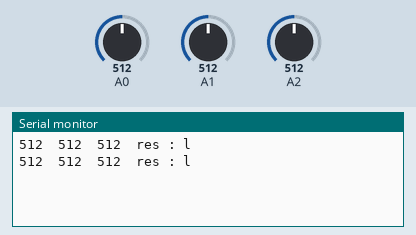
Simulated run of this sketch. Board: Arduino Uno, built with avr-gcc and run on an emulated ATmega328P. Shown: the last lines printed to the serial monitor. Inputs (shaded band) come from the test bench; at power-on: A0 = 512, A2 = 512, A1 = 512.

Above: at 2.1 s.
2.2 s: A0 set to 526
At 3.7 s:
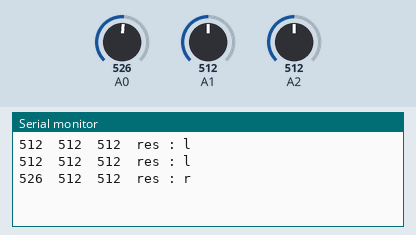
5.4 s: A2 set to 591
At 7.0 s:
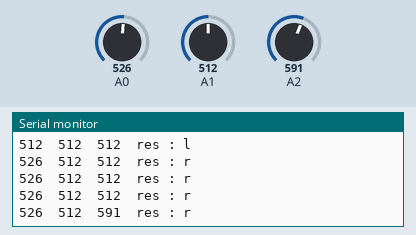
7.2 s: A2 set to 615
At 8.5 s:
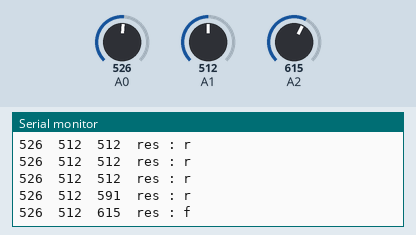

Measured:
- the behaviour switches between 512 and 513 on A0 (found by bisection; images 0 and 1)
- the behaviour switches between 600 and 601 on A2 (found by bisection; images 2 and 3)
- after the input at 2.2 s, the serial monitor: prints a new line after 0.41 s (image 1)
- after the input at 5.4 s, the serial monitor: prints a new line after 1.1 s (image 2)
- after the input at 7.2 s, the serial monitor: prints a new line after 0.63 s (image 3)

The sketch:

MyoTest.ino
```cpp
#include <SoftwareSerial.h>

SoftwareSerial BT(11, 10); //Tx, Rx

 void setup() {

  pinMode(A0, INPUT);
  pinMode(A1, INPUT);
  pinMode(A2, INPUT);

  Serial.begin(9600);
  BT.begin(9600);
}

char front = 'k';
char rear = 's';

void loop() {

  int a0, a1, a2, diff;

  a0 = analogRead(A0);
  a1 = analogRead(A1);
  a2 = analogRead(A2);

  Serial.print(a0);
  Serial.print("\t");
  Serial.print(a1);
  Serial.print("\t");
  Serial.print(a2);
  Serial.print("\t");
  Serial.print("res : ");

  diff = a0 - a1;
  diff = abs(diff);

   char f = front;

    if(a2 > 600) {
        if(f == 'k') {
          front = 'f';
          Serial.println(front);
        } else if(f == 'f'){
          front = 'k';
          Serial.println(front);
        }

    BT.println(front);
        delay(1500);
    } else if(a0 < 200 && a1 < 200) {
       rear = 's';
      Serial.println(rear);
    } else {
      if(a0 > a1) {
        rear = 'r';
        Serial.println(rear);
      } else {
        rear = 'l';
        Serial.println(rear);
      } // end of
    } // end of

    BT.println(rear);

  delay(1300);
}
```
